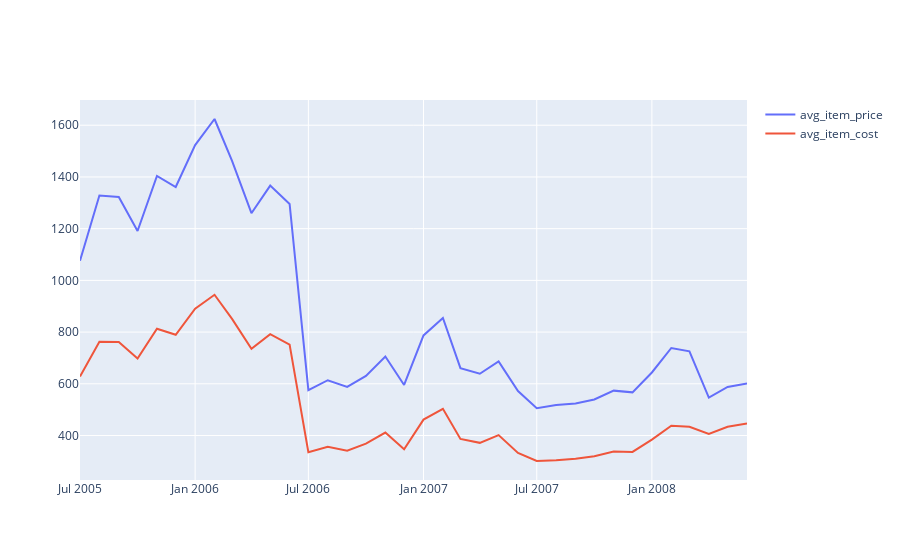

The code cell stored with this chart in its notebook:
### Code cell
fig = go.Figure()
fig.add_trace(go.Scatter(x=df3.year_month, y=df3.avg_item_price,
                    mode='lines',
                    name='avg_item_price'))
fig.add_trace(go.Scatter(x=df3.year_month, y=df3.avg_item_cost,
                    mode='lines',
                    name='avg_item_cost'))
fig.show()
